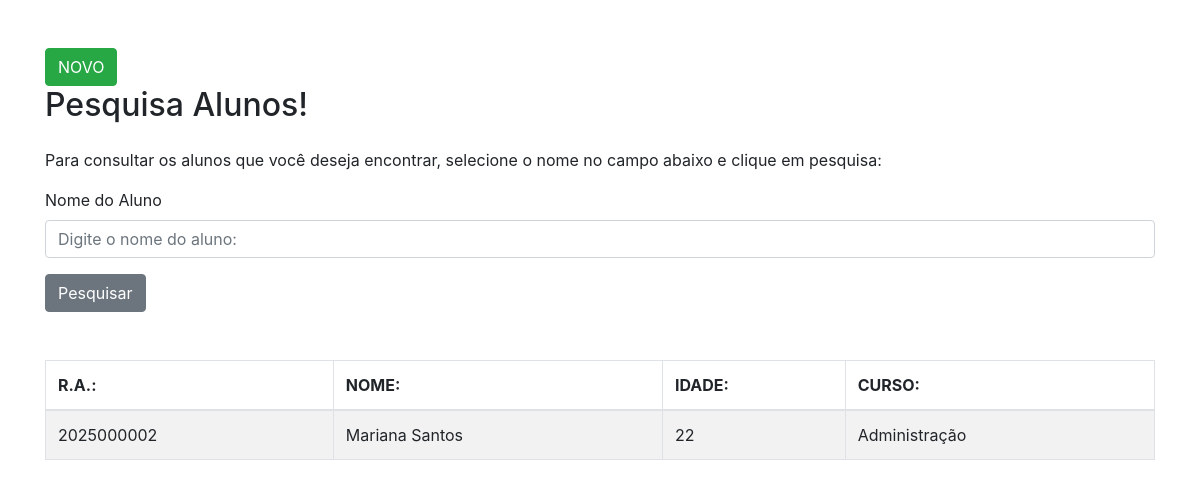
Screenshot of /Pesquisa_Inserção_Alunos/aluno_consulta.php?nome=Mariana Santos with the database file from the repository.
### tables this page shows
CREATE TABLE `alunos` (
  `ra` int(11) NOT NULL,
  `nome` varchar(100) NOT NULL,
  `idade` int(11) NOT NULL,
  `curso` varchar(100) NOT NULL
);

### Pesquisa_Inserção_Alunos/aluno_consulta.php (the view, shortened to what this page needs)
<!DOCTYPE html>
<html lang="pt-br">
<head>
    <link rel="stylesheet" href="https://stackpath.bootstrapcdn.com/bootstrap/4.5.2/css/bootstrap.min.css">
</head>
<body class="container mt-5">
    <a href="aluno_novo.php" class="btn btn-success">NOVO</a>
    <h2 class="mb-4">Pesquisa Alunos!</h2>
    <p class="mb-3">Para consultar os alunos que você deseja encontrar, selecione o nome no campo abaixo e clique em pesquisa:</p>
    <form action="" method="get">
        <div class="form-group">
            <label for="nome">Nome do Aluno</label>
            <input type="text" class="form-control" id="nome" placeholder="Digite o nome do aluno:" name="nome">
        </div>
        <button type="submit" class="btn btn-secondary">Pesquisar</button>
    </form>
    <br><br>
    <table class="table table-bordered table-striped">
        <thead>
            <tr>
                <th>R.A.:</th>
                <th>NOME:</th>
                <th>IDADE:</th>
                <th>CURSO:</th>
            </tr>
        </thead>
        <tbody>
            <?php
                $conexao = new mysqli("localhost", "root", "", "ite");
                $nome = "";
                if (isset($_GET['nome'])) {
                    $nome = $_GET['nome'];
                }
                $sql = "SELECT * FROM alunos WHERE nome like '%$nome%'";
                $pesquisa = $conexao->query($sql);
                foreach($pesquisa as $linha)
                {
                    echo "
                    <tr>
                        <td>" . $linha['ra'] . "</td>
                        <td>" . $linha['nome'] ."</td>
                        <td>" . $linha['idade'] ."</td>
                        <td>" . $linha['curso'] . "</td>
                    </tr>
                    ";
                }
            ?>
        </tbody>
    </table>
</body>
</html>

### rows the page displays
alunos: ra "2025000002", nome "Mariana Santos", idade "22", curso "Administração"
